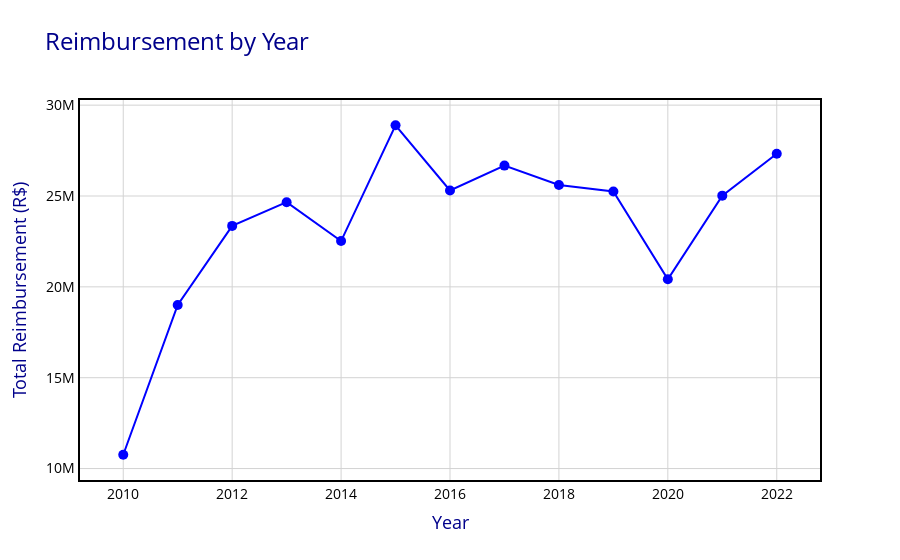

Source (notebook cell):
### Code cell
# Plot the data
trace = go.Scatter(
    x=reimbursement_by_year["ANO"],
    y=reimbursement_by_year["VALOR_REEMBOLSADO"],
    mode="markers+lines",
    marker=dict(size=10, color="blue", symbol="circle"),
    line=dict(width=2, color="blue"),
)

# Set chart layout
layout = go.Layout(
    title="Reimbursement by Year",
    titlefont=dict(size=24, color="darkblue"),
    xaxis=xaxis_layout,
    yaxis=yaxis_layout,
    hovermode="closest",
    plot_bgcolor="white",
)

py.iplot({"data": [trace], "layout": layout})

### Figure 1 — Plotly figure (JSON) as saved in the notebook; plotly's stock layout.template omitted (floating-point values rounded to 4 significant figures)
{"data": [{"line": {"color": "blue", "width": 2}, "marker": {"color": "blue", "size": 10, "symbol": "circle"}, "mode": "markers+lines", "type": "scatter", "x": [2010, 2011, 2012, 2013, 2014, 2015, 2016, 2017, 2018, 2019, 2020, 2021, 2022], "y": [10760000.0, 19000000.0, 23350000.0, 24660000.0, 22520000.0, 28890000.0, 25300000.0, 26670000.0, 25600000.0, 25250000.0, 20410000.0, 25020000.0, 27320000.0]}], "layout": {"hovermode": "closest", "plot_bgcolor": "white", "title": {"font": {"color": "darkblue", "size": 24}, "text": "Reimbursement by Year"}, "xaxis": {"gridcolor": "lightgrey", "gridwidth": 1, "linecolor": "black", "linewidth": 2, "mirror": true, "showgrid": true, "showline": true, "tickfont": {"color": "black", "size": 14}, "title": {"font": {"color": "darkblue", "size": 18}, "text": "Year"}, "zeroline": true, "zerolinecolor": "grey", "zerolinewidth": 2}, "yaxis": {"gridcolor": "lightgrey", "gridwidth": 1, "linecolor": "black", "linewidth": 2, "mirror": true, "showgrid": true, "showline": true, "tickfont": {"color": "black", "size": 14}, "title": {"font": {"color": "darkblue", "size": 18}, "text": "Total Reimbursement (R$)"}, "zeroline": true, "zerolinecolor": "grey", "zerolinewidth": 2}}}
